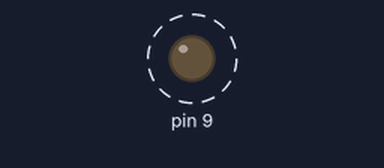
Recording of a sketch running on a simulated Arduino Uno, built with avr-gcc and run on an emulated ATmega328P. On the bench: output pins drawn as LEDs (lit = HIGH). Dashed ring = blinking.

Above: at 0.2 s.
Timing chart, 0 to 3.0 s (numbered marks = the images above):
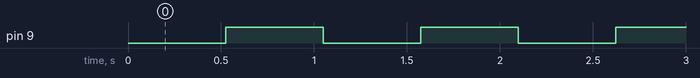

The sketch:

CH_14_code_7.ino
```cpp
/*
 *  아트멜 스튜디오와 아두이노로 배우는 ATmega328 프로그래밍
 *
 * 		Gyeongyong Heo (hgycap@deu.ac.kr)
 *			Department of Electronic Engineering
 *			Dong-eui University
 *  	2015. 07. 14
 */

void setup(){
	TCCR1A = 0; // 레지스터 초기화
	TCCR1B = 0; // 레지스터 초기화
	TCCR1B |= ((1 << CS12) | (1 << CS10)); // 분주비를 1024로 설정
	OCR1A = 0x2000; // 비교일치 기준값
	// 비교일치 인터럽트 발생 시 OC1A 핀의 출력을 반전
	TCCR1A |= (1 << COM1A0);
	TCCR1B |= (1 << WGM12); // CTC 모드 선택
	// DDRB = (1 << PORTB1); // OC1A 핀(PB1 핀)을 출력으로 설정
	pinMode(9, OUTPUT);
}
void loop(){ }
```

Measured:
- by itself, pin 9: alternates HIGH for 0.52 s and LOW for 0.52 s
